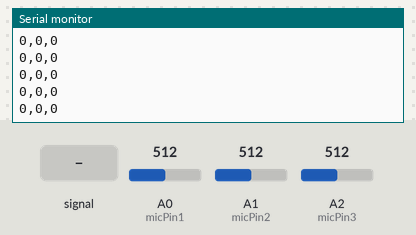
Recording of a sketch running on a simulated Arduino Uno, built with avr-gcc and run on an emulated ATmega328P. On the bench: the last lines printed to the serial monitor. Inputs (shaded band) come from the test bench; at power-on: A0 (micPin1) = 512, A1 (micPin2) = 512, A2 (micPin3) = 512.

Above: at 1.2 s.
1.3 s: A0 (micPin1) fed a 200 Hz sine of ±81 counts around its level
At 1.32 s:
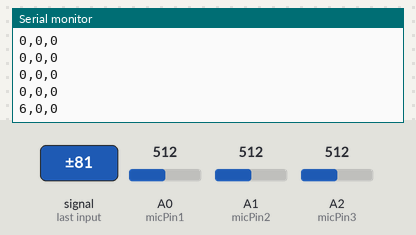
2.8 s: A1 (micPin2) fed a 200 Hz sine of ±81 counts around its level
At 2.82 s:
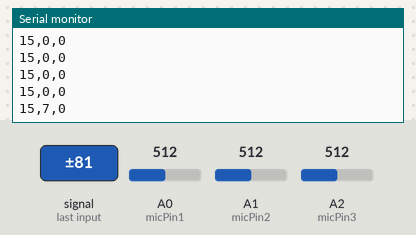
4.3 s: A2 (micPin3) fed a 200 Hz sine of ±81 counts around its level
At 4.32 s:
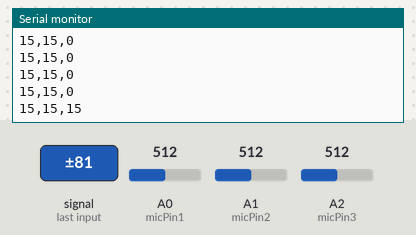
5.8 s: A0 (micPin1) set to 716
At 5.82 s:
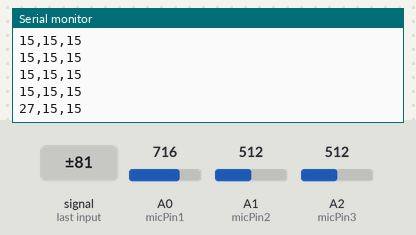
7.3 s: A1 (micPin2) set to 716
At 7.32 s:
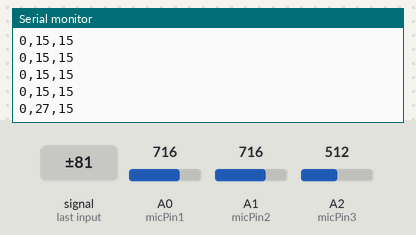
8.8 s: A2 (micPin3) set to 716
At 8.83 s:
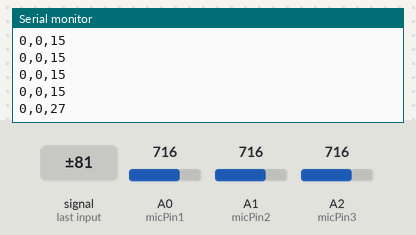
Timing chart, 0 to 11.3 s (numbered marks = the images above; inputs shaded):
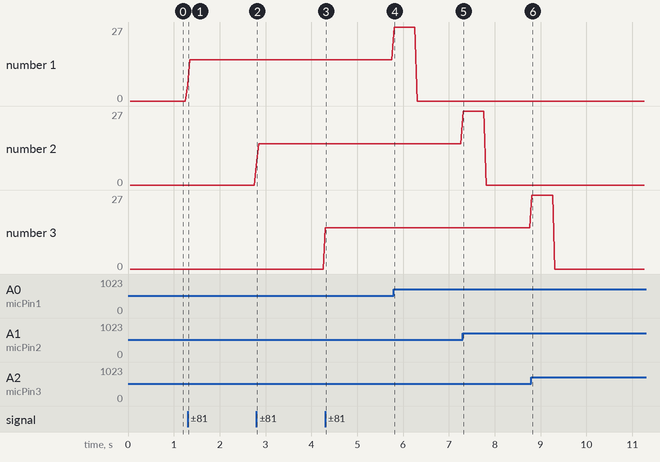

The sketch:

main.ino
```cpp
const int micPin1 = A0;        // 麥克風 1 接 A0
const int micPin2 = A1;        // 麥克風 2 接 A1
const int micPin3 = A2;        // 麥克風 3 接 A2
const int noiseThreshold = 10;
const int sampleWindow = 50;   // 採樣時間窗口 (ms)

// 【校正參數】可依實際狀況調整
const int maxRawVolume = 1023;

// --- 新增：用於維持數值 0.5 秒的變數 ---
const unsigned long holdTime = 500; // 維持時間 500 毫秒

int peakVol1 = 0; unsigned long holdStart1 = 0;
int peakVol2 = 0; unsigned long holdStart2 = 0;
int peakVol3 = 0; unsigned long holdStart3 = 0;

void setup() {
  Serial.begin(115200); // 建議維持 115200 傳輸更即時，若非得用 9600 再自行改回
}

void loop() {
  unsigned long currentMillis = millis();
  unsigned long startMillis = currentMillis;

  int signalMax1 = 0; int signalMin1 = 1024;
  int signalMax2 = 0; int signalMin2 = 1024;
  int signalMax3 = 0; int signalMin3 = 1024;

  // 在同一個時間窗口內，同時對三組麥克風進行高速採樣
  while (millis() - startMillis < sampleWindow) {
    int val1 = analogRead(micPin1);

    // 加上空讀與 A/D 切換穩定（前一版優化的部分，讓訊號更獨立）
    analogRead(micPin2);
    int val2 = analogRead(micPin2);

    analogRead(micPin3);
    int val3 = analogRead(micPin3);

    if (val1 < 1024) {
      if (val1 > signalMax1) signalMax1 = val1;
      if (val1 < signalMin1) signalMin1 = val1;
    }
    if (val2 < 1024) {
      if (val2 > signalMax2) signalMax2 = val2;
      if (val2 < signalMin2) signalMin2 = val2;
    }
    if (val3 < 1024) {
      if (val3 > signalMax3) signalMax3 = val3;
      if (val3 < signalMin3) signalMin3 = val3;
    }
  }

  int volume1 = signalMax1 - signalMin1;
  int volume2 = signalMax2 - signalMin2;
  int volume3 = signalMax3 - signalMin3;

  // 噪音過濾
  if (volume1 <= noiseThreshold) volume1 = 0;
  if (volume2 <= noiseThreshold) volume2 = 0;
  if (volume3 <= noiseThreshold) volume3 = 0;

  // 對應到 0 - 100
  int outVol1 = map(volume1, 0, maxRawVolume, 0, 100);
  int outVol2 = map(volume2, 0, maxRawVolume, 0, 100);
  int outVol3 = map(volume3, 0, maxRawVolume, 0, 100);

  // 限制範圍
  outVol1 = constrain(outVol1, 0, 100);
  outVol2 = constrain(outVol2, 0, 100);
  outVol3 = constrain(outVol3, 0, 100);

  // ==========================================
  // 核心修改：0.5秒 峰值維持 (Peak Hold) 邏輯
  // ==========================================
  currentMillis = millis(); // 更新目前時間

  // --- 麥克風 1 持續時間判斷 ---
  if (outVol1 >= peakVol1) {
    peakVol1 = outVol1;       // 如果新數值更大或相等，更新最大值
    holdStart1 = currentMillis; // 重新計算 0.5 秒的起點
  } else if (currentMillis - holdStart1 >= holdTime) {
    peakVol1 = outVol1;       // 超過 0.5 秒了，掉回目前較低的實際數值
  }

  // --- 麥克風 2 持續時間判斷 ---
  if (outVol2 >= peakVol2) {
    peakVol2 = outVol2;
    holdStart2 = currentMillis;
  } else if (currentMillis - holdStart2 >= holdTime) {
    peakVol2 = outVol2;
  }

  // --- 麥克風 3 持續時間判斷 ---
  if (outVol3 >= peakVol3) {
    peakVol3 = outVol3;
    holdStart3 = currentMillis;
  } else if (currentMillis - holdStart3 >= holdTime) {
    peakVol3 = outVol3;
  }

  // 用逗號分隔輸出三個麥克風【維持後】的值
  Serial.print(peakVol1);
  Serial.print(",");
  Serial.print(peakVol2);
  Serial.print(",");
  Serial.println(peakVol3);
}
```

Measured:
- after the input at 1.3 s, the serial monitor: prints a new line at once (image 1)
- after the input at 2.8 s, the serial monitor: prints a new line at once (image 2)
- after the input at 4.3 s, the serial monitor: prints a new line at once (image 3)
- after the input at 5.8 s, the serial monitor: prints a new line at once (image 4)
- after the input at 7.3 s, the serial monitor: prints a new line at once (image 5)
- after the input at 8.8 s, the serial monitor: prints a new line at once (image 6)
- plotted number 1: 0 → 15 after the input at 1.3 s
